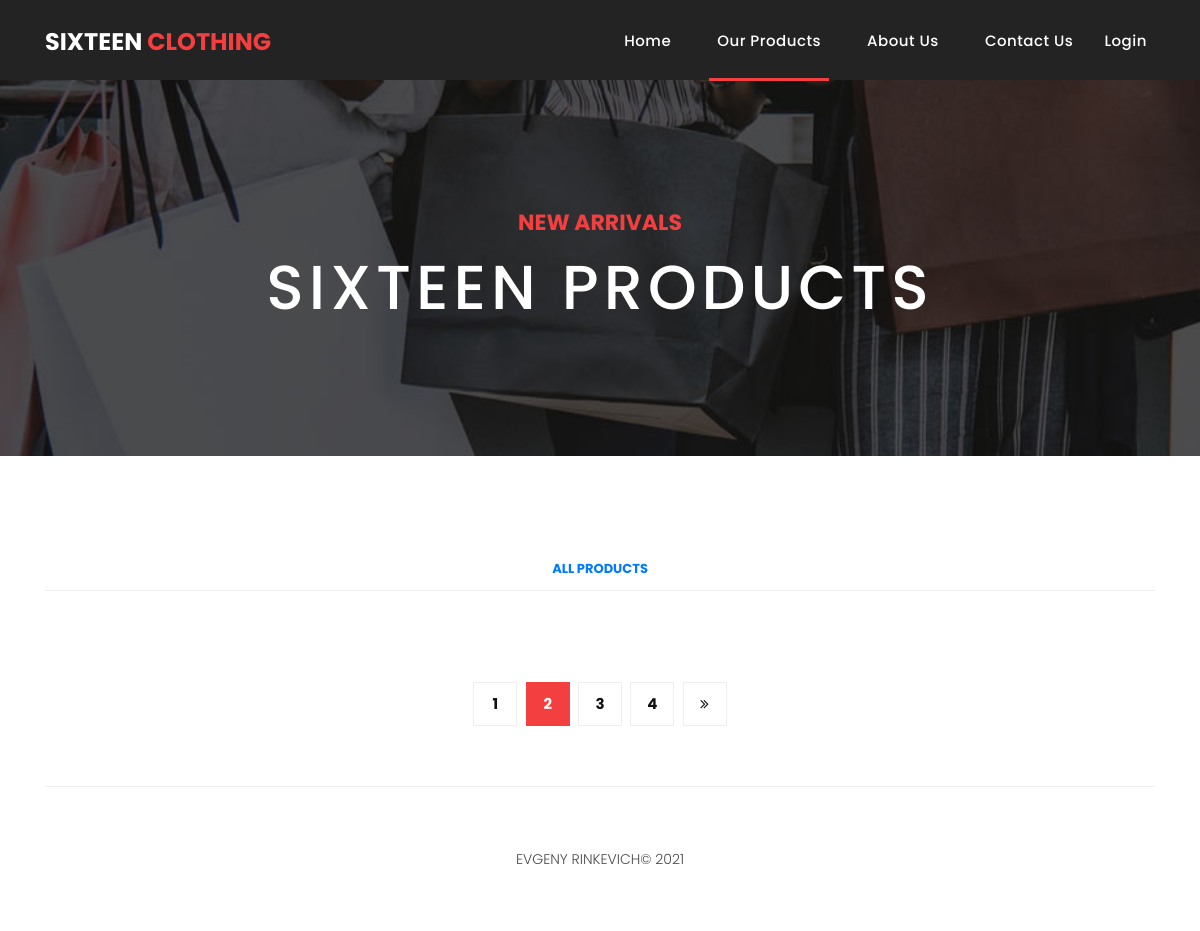
Before: /products/ with the older database file.
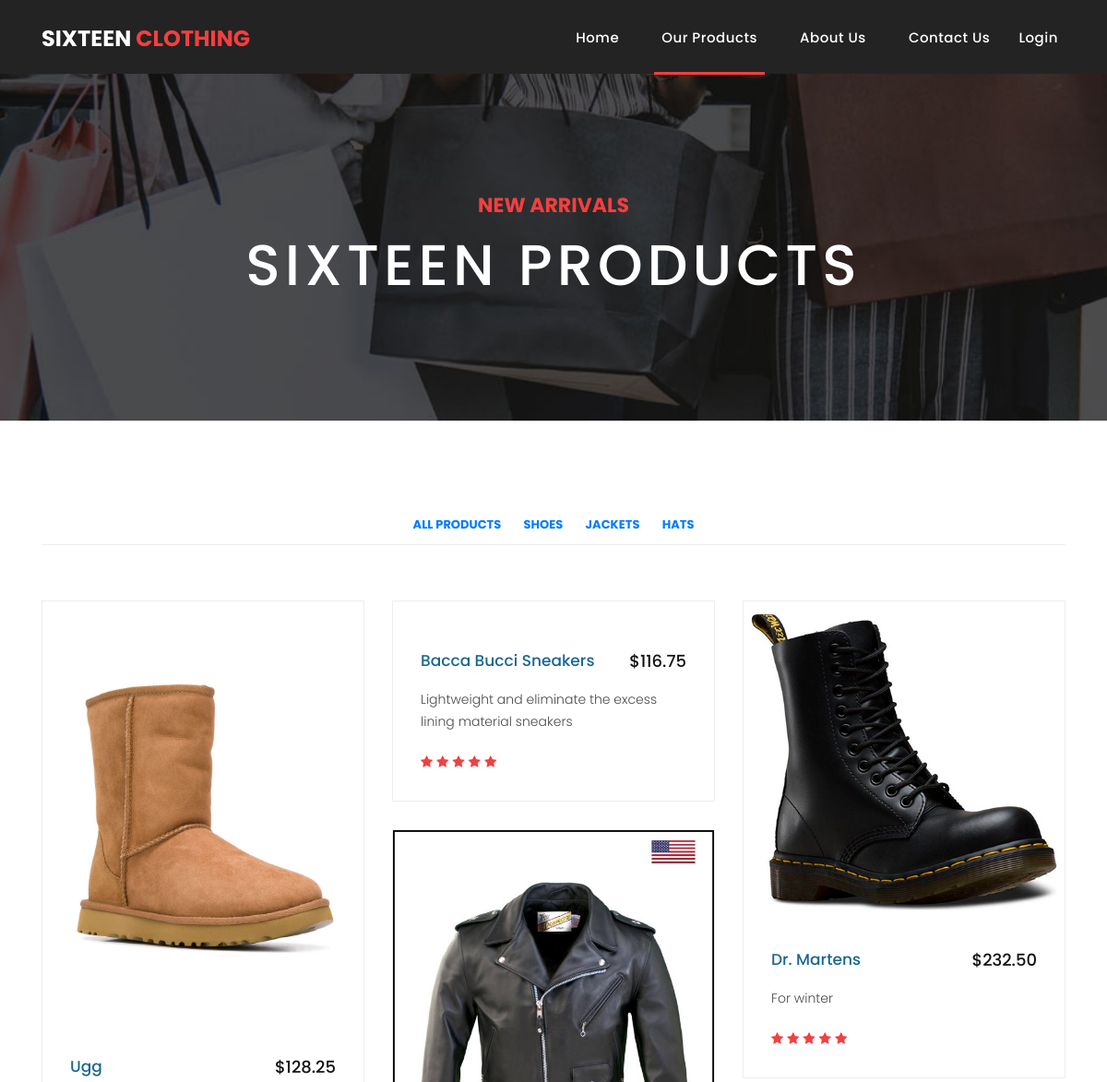
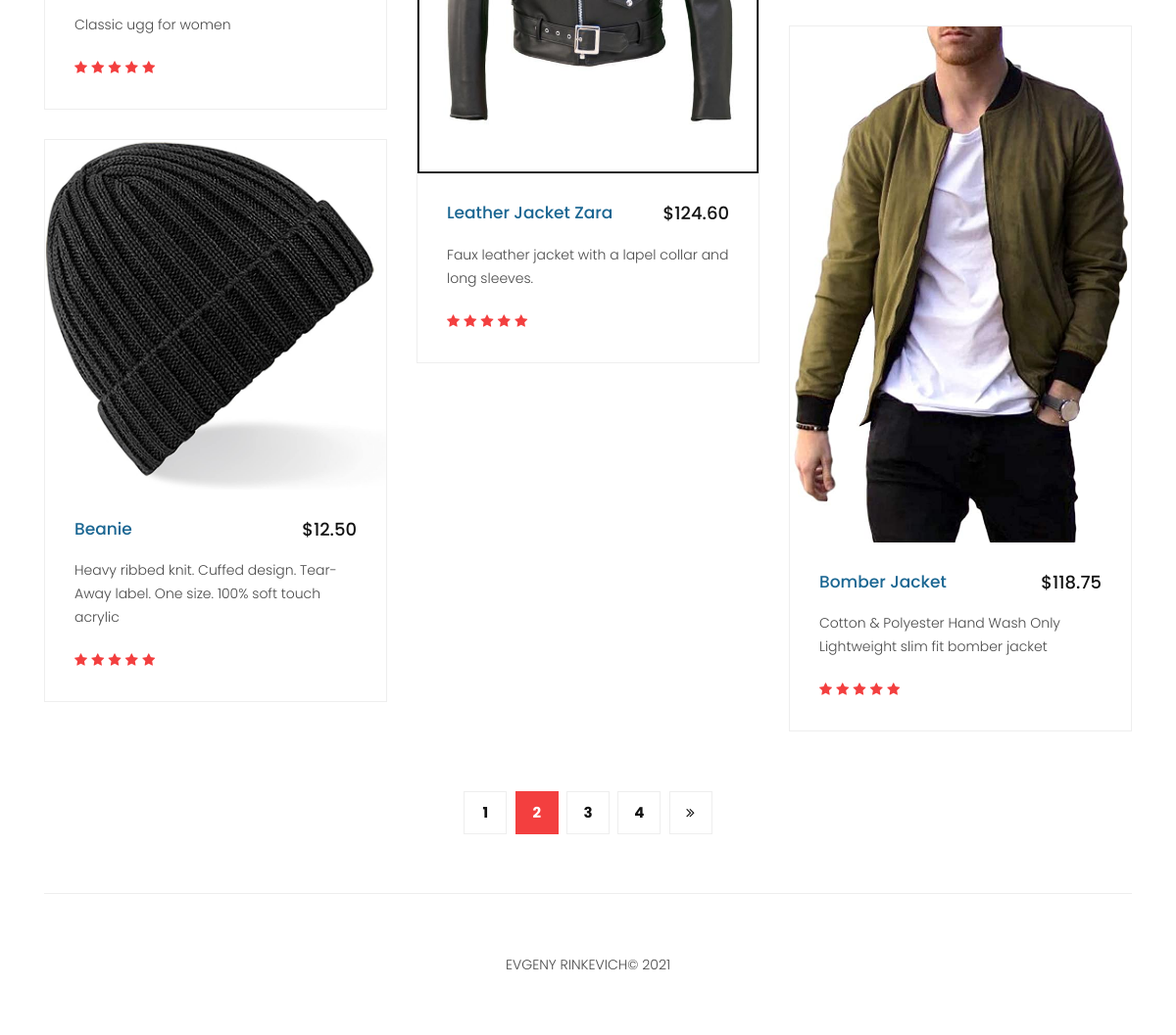
After: the same page with the newer database file (2 pictures, top to bottom).
### mainapp/models.py (models this page shows, shortened)
class ProductCategory(models.Model):
    name = models.CharField(verbose_name='name', max_length=64, unique=True)
    description = models.TextField(verbose_name='description', blank=True)

class Product(models.Model):
    category = models.ForeignKey(ProductCategory, on_delete=models.CASCADE)
    name = models.CharField(verbose_name='name', max_length=64)
    image = models.ImageField(upload_to='products_images', blank=True)
    description = models.TextField(verbose_name='product description', blank=True)
    price = models.DecimalField(verbose_name='product price', max_digits=8, decimal_places=2, default=0)
    quantity = models.PositiveIntegerField(verbose_name='quantity in stock', default=0)

### mainapp/views.py (the view)
# urls.py: path('products/', mainapp.products, name='products'),
def products(request):
    products_list = Product.objects.all()
    product_category = ProductCategory.objects.all()
    context = {'page_title': 'products',
               'products': products_list,
               'categories': product_category}
    return render(request, 'mainapp/products.html', context)

### mainapp/templates/mainapp/products.html
{% extends 'mainapp/base.html' %}
{% load static %}
    {% block content %}
      <div class="page-heading products-heading header-text">
        <div class="container">
          <div class="row">
            <div class="col-md-12">
              <div class="text-content">
                <h4>new arrivals</h4>
                <h2>sixteen products</h2>
              </div>
            </div>
          </div>
        </div>
      </div>
      <div class="products">
        <div class="container">
          <div class="row">
            <div class="col-md-12">
              <div class="filters">
                 {% include 'mainapp/includes/inc__category_menu.html' %}
              </div>
            </div>
            <div class="col-md-12">
              <div class="filters-content">
                  <div class="row grid">
                    {% for item in products %}
                      <div class="col-lg-4 col-md-4 all des">
                        <div class="product-item">
                          <a href="#"><img src="/media/{{ item.image }}" alt=""></a>
                          <div class="down-content">
                            <a href="#"><h4>{{ item.name|title }}</h4></a>
                            <h6>${{ item.price }}</h6>
                            <p>{{ item.description }}</p>
                            {% include 'mainapp/includes/inc__stars.html' %}
                          </div>
                        </div>
                      </div>
                    {% endfor %}
                  </div>
              </div>
            </div>
            <div class="col-md-12">
              <ul class="pages">
                <li><a href="#">1</a></li>
                <li class="active"><a href="#">2</a></li>
                <li><a href="#">3</a></li>
                <li><a href="#">4</a></li>
                <li><a href="#"><i class="fa fa-angle-double-right"></i></a></li>
              </ul>
            </div>
          </div>
        </div>
      </div>
    {% endblock %}

### mainapp/templates/mainapp/base.html (shortened to what this page needs)
<!DOCTYPE html>
{% load static %}
<html lang="en">
  <head>
    {% block css %}
      <link href="{% static 'bootstrap/css/bootstrap.min.css' %}" rel="stylesheet">
      <link rel="stylesheet" href="{% static 'css/fontawesome.css' %}">
      <link rel="stylesheet" href="{% static 'css/templatemo-sixteen.css' %}">
      <link rel="stylesheet" href="{% static 'css/owl.css' %}">
    {% endblock %}
  </head>
  <body>
    <header class="">
      <nav class="navbar navbar-expand-lg">
        <div class="container">
          <a class="navbar-brand" href="{% url 'main:index' %}"><h2>Sixteen <em>Clothing</em></h2></a>
          <div class="collapse navbar-collapse" id="navbarResponsive">
            {% block menu %}
              {% include 'mainapp/includes/inc__main_menu.html' %}
            {% endblock %}
          </div>
        </div>
      </nav>
    </header>
    {% block content %}
    {% endblock %}
    {% block footer %}
      <footer>
        <div class="container">
          <div class="row">
            <div class="col-md-12">
              <div class="inner-content">
                <p>Evgeny Rinkevich© {% now "Y" %}
                </p>
              </div>
            </div>
          </div>
        </div>
      </footer>
    {% endblock %}
  </body>
</html>

### mainapp/templates/mainapp/includes/inc__main_menu.html (shortened to what this page needs)
{% load static %}
<ul class="navbar-nav ml-auto">
    <li class="nav-item {% if request.resolver_match.url_name == 'index' %}active{% endif %}">
        <a class="nav-link" href="{% url 'main:index' %}">Home
        </a>
    </li>
    <li class="nav-item {% if request.resolver_match.url_name == 'products' %}active{% endif %}">
        <a class="nav-link" href="{% url 'main:products' %}">Our Products</a>
    </li>
    <li class="nav-item {% if request.resolver_match.url_name == 'about' %}active{% endif %}">
        <a class="nav-link" href="{% url 'main:about' %}">About Us</a>
    </li>
    <li class="nav-item {% if request.resolver_match.url_name == 'contact' %}active{% endif %}">
        <a class="nav-link" href="{% url 'main:contact' %}">Contact Us</a>
    </li>
    {% if user.is_authenticated %}
    <li class="nav-item">
        <a class="nav-link" href="{% url 'auth:logout' %}">
            Logout
        </a>
        {% else %}
        <a class="nav-link" href="{% url 'auth:login' %}">
            Login
        </a>
    {% endif %}
</ul>

### mainapp/templates/mainapp/includes/inc__category_menu.html
{% load static %}
<ul>
    <li class="{% if request.resolver_match.url_name == 'products' %}active {% endif %}">
        <a href="{% url 'main:products' %}">
            All Products
        </a>
    </li>
    {% for item in categories %}
        <li {% if request.resolver_match.kwargs.pk == item.pk %}class="active" {% endif %}>
            <a href="{% url 'main:category' item.id %}">{{ item.name }}</a>
        </li>
    {% endfor %}
</ul>

### mainapp/templates/mainapp/includes/inc__stars.html
<ul class="stars">
    {% for i in '01234'|make_list %}
    <li><i class="fa fa-star"></i></li>
    {% endfor%}
</ul>

### static/css/templatemo-sixteen.css (style rules this page uses)
body { font-family: 'Poppins', sans-serif; overflow-x: hidden; text-rendering: optimizeLegibility; -webkit-font-smoothing: antialiased; -moz-osx-font-smoothing: grayscale; }
p { margin-bottom: 0px; font-size: 14px; font-weight: 300; color: #4a4a4a; line-height: 24px; }
a { text-decoration: none!important; }
ul { padding: 0; margin: 0; list-style: none; }
h1,h2,h3,h4,h5,h6 { margin: 0px; }
.products-heading { background-image: url(../images/products-heading.jpg); }
.page-heading { padding: 210px 0px 130px 0px; text-align: center; background-position: center center; background-repeat: no-repeat; background-size: cover; }
.page-heading .text-content h4 { color: #f33f3f; font-size: 22px; text-transform: uppercase; font-weight: 700; margin-bottom: 15px; }
.page-heading .text-content h2 { color: #fff; font-size: 62px; text-transform: uppercase; letter-spacing: 5px; }
header { position: absolute; z-index: 99999; width: 100%; height: 80px; background-color: #232323; -webkit-transition: all 0.3s ease-in-out 0s; -moz-transition: all 0.3s ease-in-out 0s; -o-transition: all 0.3s ease-in-out 0s; transition: all 0.3s ease-in-out 0s; }
header .navbar { padding: 17px 0px; }
.navbar .navbar-brand { float: left; margin-top: -12px; outline: none; }
.navbar .navbar-brand h2 { color: #fff; text-transform: uppercase; font-size: 24px; font-weight: 700; -webkit-transition: all .3s ease 0s; -moz-transition: all .3s ease 0s; -o-transition: all .3s ease 0s; transition: all .3s ease 0s; }
.navbar .navbar-brand h2 em { font-style: normal; color: #f33f3f; }
#navbarResponsive { z-index: 999; }
.navbar-collapse { text-align: center; }
.navbar .navbar-nav .nav-item { margin: 0px 15px; }
.navbar .navbar-nav a.nav-link { text-transform: capitalize; font-size: 15px; font-weight: 500; letter-spacing: 0.5px; color: #fff; transition: all 0.5s; margin-top: 5px; }
.navbar .navbar-nav .nav-link:hover, .navbar .navbar-nav .active>.nav-link, .navbar .navbar-nav .nav-link.active, .navbar .navbar-nav .nav-link.show, .navbar .navbar-nav .show>.nav-link { color: #fff; padding-bottom: 25px; border-bottom: 3px solid #f33f3f; }
.product-item { border: 1px solid #eee; margin-bottom: 30px; }
.product-item .down-content { padding: 30px; position: relative; }
.product-item img { width: 100%; overflow: hidden; }
.product-item .down-content h4 { font-size: 17px; color: #1a6692; margin-bottom: 20px; }
.product-item .down-content h6 { position: absolute; top: 30px; right: 30px; font-size: 18px; color: #121212; }
.product-item .down-content p { margin-bottom: 20px; }
.product-item .down-content ul li { display: inline-block; }
.product-item .down-content ul li i { color: #f33f3f; font-size: 14px; }
footer { text-align: center; }
footer .inner-content { border-top: 1px solid #eee; margin-top: 60px; padding: 60px 0px; }
footer .inner-content p { text-transform: uppercase; }
.products { margin-top: 100px; }
.products .filters { text-align: center; border-bottom: 1px solid #eee; padding-bottom: 10px; margin-bottom: 60px; }
.products .filters li { text-transform: uppercase; font-size: 13px; font-weight: 700; color: #121212; display: inline-block; margin: 0px 10px; transition: all .3s; cursor: pointer; }
.products .filters ul li.active, .products .filters ul li:hover { color: #f33f3f; }
.products ul.pages { margin-top: 30px; text-align: center; }
.products ul.pages li { display: inline-block; margin: 0px 2px; }
.products ul.pages li a { width: 44px; height: 44px; display: inline-block; line-height: 42px; border: 1px solid #eee; font-size: 15px; font-weight: 700; color: #121212; transition: all .3s; }
.products ul.pages li a:hover, .products ul.pages li.active a { background-color: #f33f3f; border-color: #f33f3f; color: #fff; }

Changed rows visible on the page:
added ProductCategory: name "SHOES"
added ProductCategory: name "JACKETS"
added ProductCategory: name "HATS"
added Product: image (picture), name "Ugg", price "128.25", description "Classic ugg for women"
added Product: name "Bacca Bucci Sneakers", price "116.75", description "Lightweight and eliminate the excess lining material sneakers"
added Product: image (picture), name "Dr. Martens", price "232.50", description "For winter"
added Product: image (picture), name "Leather Jacket Zara", price "124.60", description "Faux leather jacket with a lapel collar and long sleeves."
added Product: image (picture), name "Bomber Jacket", price "118.75", description "Cotton & Polyester Hand Wash Only Lightweight slim fit bomber jacket"
added Product: image (picture), name "Beanie", price "12.50", description "Heavy ribbed knit. Cuffed design. Tear-Away label. One size. 100% soft touch acrylic"
